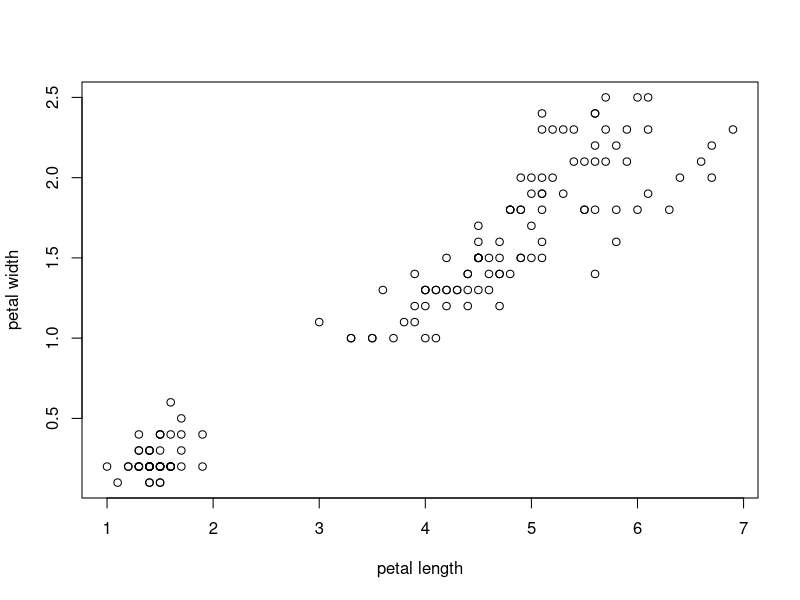
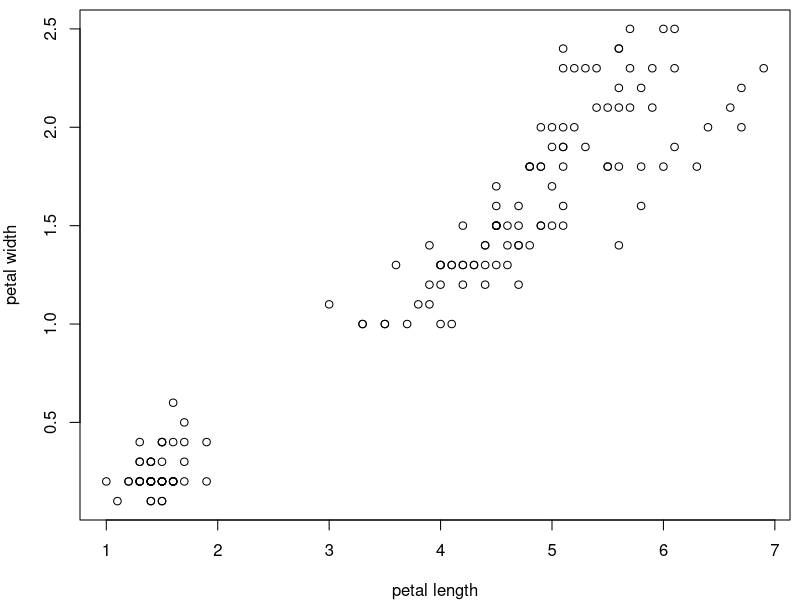
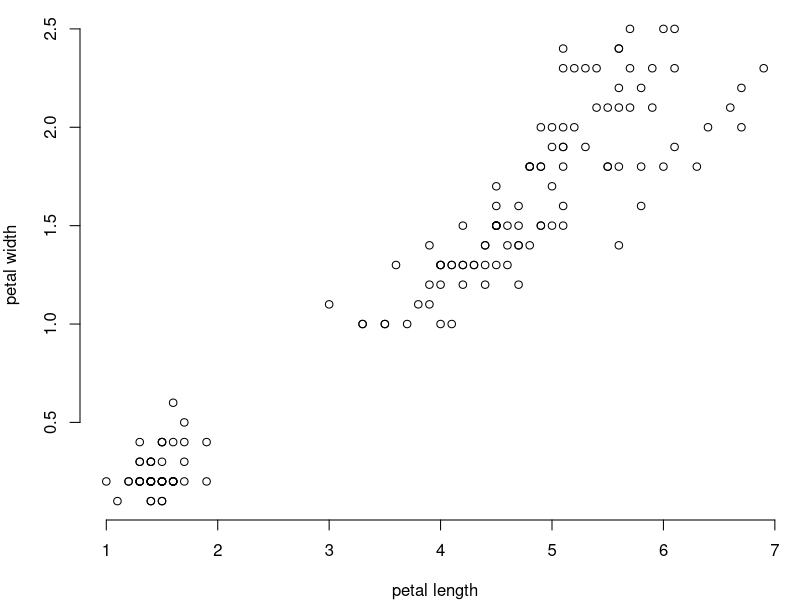
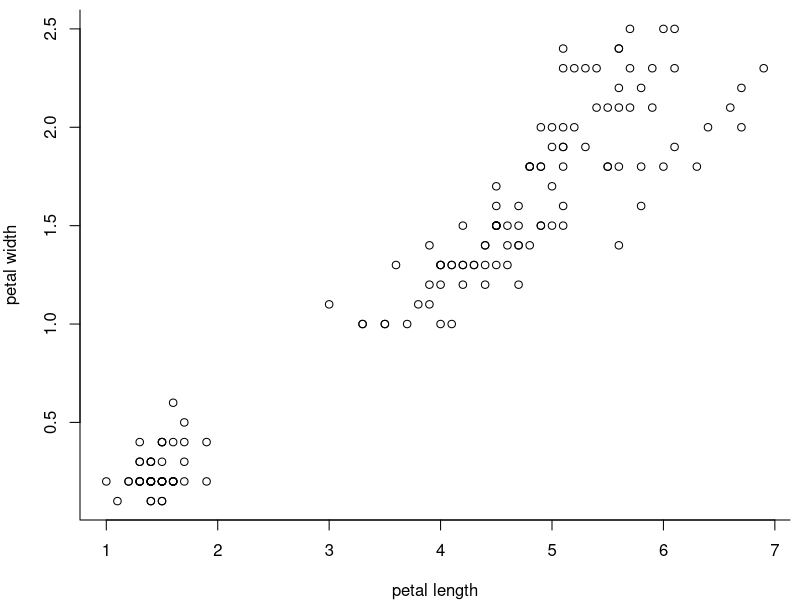
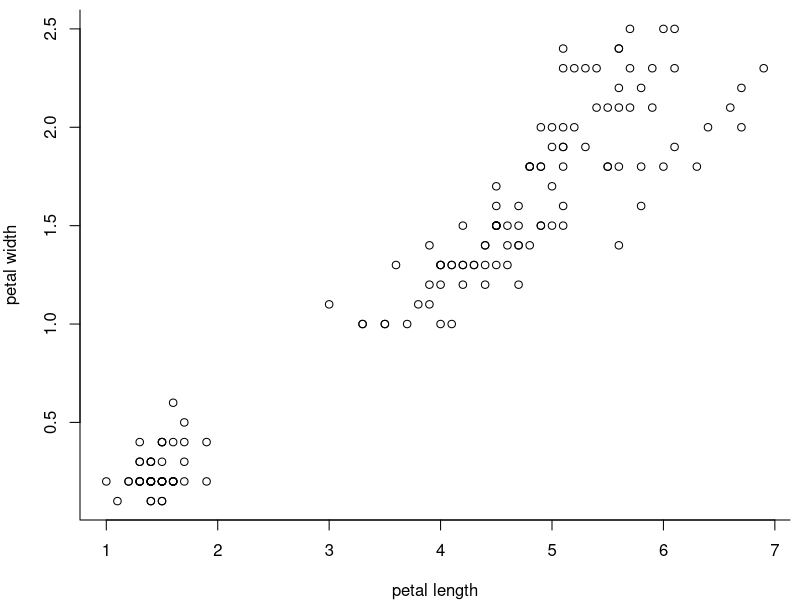
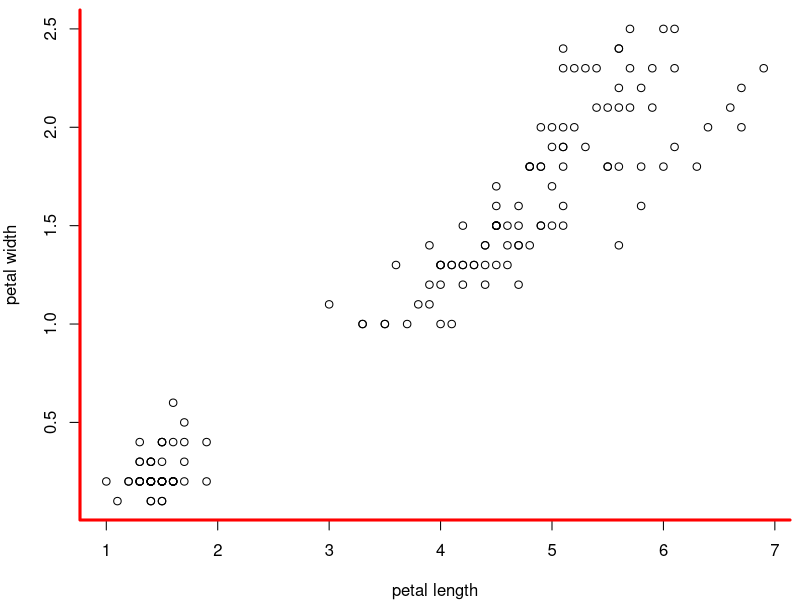
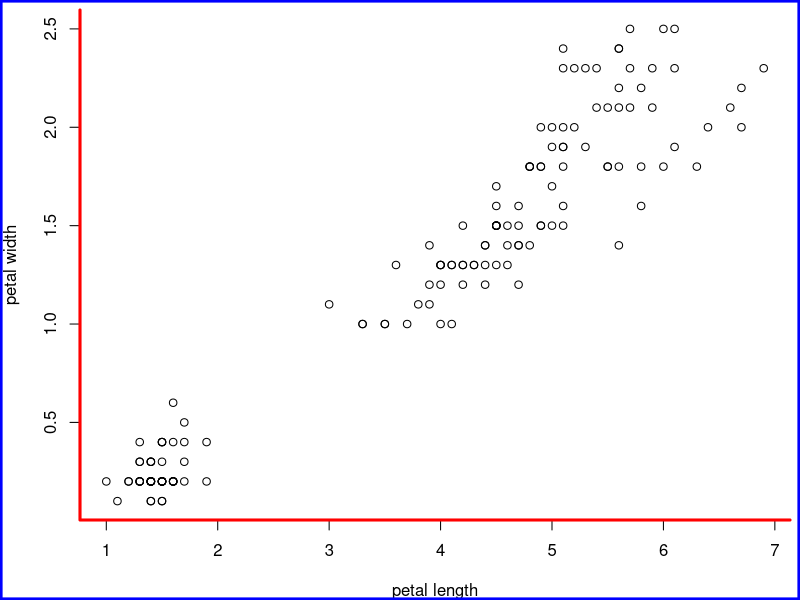
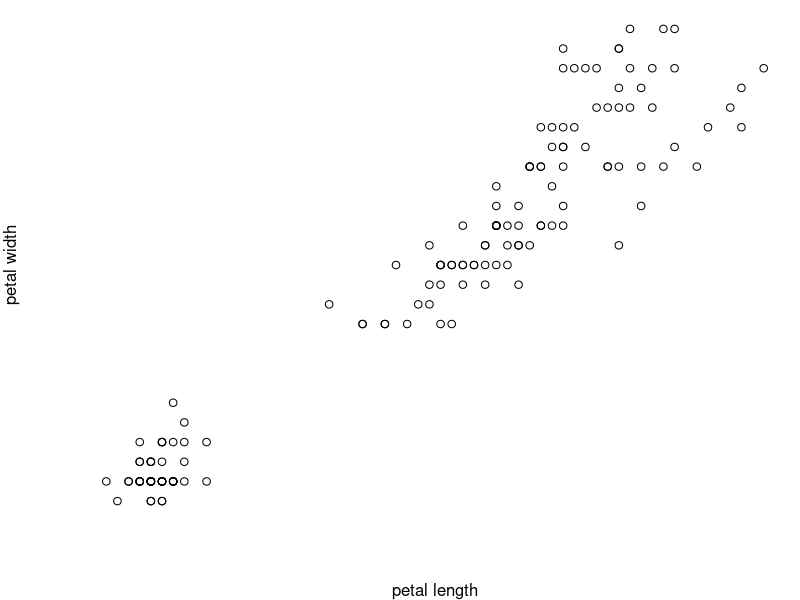

These charts were generated, in order, by the following R code:
## ---- chunk 1
if(!require(RColorBrewer)){
  install.packages("RColorBrewer",repos = "http://cran.us.r-project.org")
  library(RColorBrewer)
}
## ---- chunk 2
data("iris") #import like this is possible for R's inbuilt datasets
head(iris)
summary(iris) #dataset is present in the workspace with the dataset name
## ---- chunk 3
plot(iris$Petal.Length, #x coordinates
     iris$Petal.Width, #y coordinates
        xlab = "petal length",
        ylab = "petal width")
## ---- chunk 4
par(mar=c(4,4,0.5,0.5)) #mar for margin, 1 is bottom, 2 is left, 3 is top, 4 is right
plot(iris$Petal.Length,
     iris$Petal.Width,
        xlab = "petal length",
        ylab = "petal width")
## ---- chunk 5
par(mar=c(4,4,0.5,0.5)) 
plot(iris$Petal.Length,
     iris$Petal.Width,
        xlab = "petal length",
        ylab = "petal width",
     bty = "n") #no box
## ---- chunk 6
par(mar=c(4,4,0.5,0.5)) 
plot(iris$Petal.Length,
     iris$Petal.Width,
        xlab = "petal length",
        ylab = "petal width",
     bty = "l") # L-shaped box (bottom and left) 
## ---- chunk 7
par(mar=c(4,4,0.5,0.5)) 
plot(iris$Petal.Length,
     iris$Petal.Width,
        xlab = "petal length",
        ylab = "petal width",
     bty = "n") # no box here
box("plot",bty="l") #box is plotted here
## ---- chunk 8
par(mar=c(4,4,0.5,0.5)) 
plot(iris$Petal.Length,
     iris$Petal.Width,
        xlab = "petal length",
        ylab = "petal width",
     bty = "n") 
box("plot",bty="l",
    col="red", #red line
    lwd=3) #thick line
## ---- chunk 9
par(mar=c(4,4,0.5,0.5)) 
plot(iris$Petal.Length,
     iris$Petal.Width,
        xlab = "petal length",
        ylab = "petal width",
     bty = "n") 
box("plot",bty="l",
    col="red", 
    lwd=3) 
box("figure",bty="o", #box around the figure
    col="blue",
    lwd=5) #extra fat so we can see it
## ---- chunk 10
par(mar=c(4,4,0.5,0.5)) 
plot(iris$Petal.Length,
     iris$Petal.Width,
     xlab = "petal length",
     ylab = "petal width",
     bty = "n", # no box, so we see the axes
     axes=F) #no axes
## ---- chunk 11
par(mar=c(4,4,0.5,0.5)) 
plot(iris$Petal.Length,
     iris$Petal.Width,
     xlab = "petal length",
     ylab = "petal width",
     bty = "n", # no box, so we see the axes
     xaxt="n") #no x-axis (yaxt = "n" would suppress the y axis)
## ---- chunk 12
par(mar=c(3.2,3.2,0.5,0.5),
    mgp=c(2,0.5,0), #distance of axis label, axis values, and axis position to plot
    tcl=-0.3) #tick length (- indicates that it goes into the margin)
plot(iris$Petal.Length,
     iris$Petal.Width,
     xlab = "petal length",
     ylab = "petal width",
     bty = "l") 
## ---- chunk 13
par(mar=c(2,2,0.5,0.5),
    mgp=c(1,0,0), #distance of axis label, axis values, and axis position to plot
    tcl=0.4) #tick length goes into the plot
plot(iris$Petal.Length,
     iris$Petal.Width,
     xlab = "petal length",
     ylab = "petal width",
     bty = "o") 
## ---- chunk 14
par(mar=c(3.2,3.2,0.5,0.5),
    mgp=c(2,0.5,0),
    tcl=-0.3)
plot(iris$Petal.Length,
     iris$Petal.Width,
     xlab = "petal length",
     ylab = "petal width",
     bty = "l", 
     las = 1) # all letters horizontal (2 would be orthogonal to the axes)
## ---- chunk 15
par(mar=c(3,3,0.5,0.5),
    mgp=c(1.7,0.5,0),
    tcl=-0.3)
plot(iris$Petal.Length,
     iris$Petal.Width,
     xlab = "petal length",
     ylab = "petal width",
     bty = "l", 
     las = 1,
     cex.axis = 0.8) #size (1 is normal)
## ---- chunk 16
par(mar=c(3,3,0.5,0.5),
    mgp=c(1.7,0.5,0),
    tcl=-0.3)
plot(iris$Petal.Length,
     iris$Petal.Width,
     xlab = "petal length",
     ylab = "petal width",
     bty = "l", 
     las = 1,
     cex.axis = 0.8,
     font = 3)  # 1 is normal, 2 is fat
## ---- chunk 17
par(mar=c(3,3,0.5,0.5),
    mgp=c(1.7,0.2,0),
    tcl=-0.3)
plot(iris$Petal.Length,
     iris$Petal.Width,
     xlab = "petal length",
     ylab = "petal width",
     axes = F) #no axis 
axis(1, #x axis
     cex.axis = 0.8,
     font = 3,
     col.ticks ="blue",
     col.axis = "blue")
axis(2, #y axis
     cex.axis = 0.8,
     las = 1,
     font = 2,
     col.ticks ="red",
     col.axis = "red",
     mgp = c(1.7,0.5,0))
box("plot",bty="l")
## ---- chunk 18
par(mar=c(3,3,0.5,0.5),
    mgp=c(1.7,0.4,0),
    tcl=-0.3,
    cex.axis = 0.8)
plot(iris$Petal.Length,
     iris$Petal.Width,
     xlab = "petal length [mm]",
     ylab = "petal width [cm]",
     xaxt = "n", #no x-axis 
     bty="l",
     las=1)
axis(1, #x axis
     at = 1:7, #same values as before
     labels = 1:7 * 10) # values times 10
## ---- chunk 19
par(mar=c(3,3,0.5,0.5),
    mgp=c(1.7,0.4,0),
    tcl=-0.3,
    cex.axis = 0.8)
plot(iris$Petal.Length,
     iris$Petal.Width,
     xlab = "petal length",
     ylab = "petal width",
     xaxt = "n", #no x-axis 
     las=1,
     bty="l")
axis(1, #x axis
     at = 1:7, #same values as before
     labels = -7:-1) # bullshit values
## ---- chunk 20
par(mar=c(3,3,0.5,0.5),
    mgp=c(1.7,0.4,0),
    tcl=-0.3,
    cex.axis = 0.8)
plot(iris$Petal.Length,
     iris$Petal.Width,
     xlab = "petal length",
     ylab = "petal width",
     las=1,
     font.lab = 2,
     bty="l")
## ---- chunk 21
par(mar=c(2.4,3,0.5,0.5),
    mgp=c(1.7,0.4,0),
    tcl=-0.3,
    cex.axis = 0.8)
plot(iris$Petal.Length,
     iris$Petal.Width,
     ann = F, #no axis labels/annotions
     las=1,
     bty="l")
mtext("petal length", #text
      1, #side (bottom)
      1.2, #distance from plot
      font = 2, #font
      col = "darkgreen", #colour
      adj = 1) #position along the axis (0-1)
mtext("petal width", #text
      2, #side (left)
      1.9, #distance from plot
      font = 1, #font
      col = "blue", #colour
      adj = 0.8) #position along the axis (0-1)
## ---- chunk 22
par(mar=c(3.4,3.4,0.5,0.5),
    mgp=c(1.7,0.4,0),
    tcl=-0.3,
    cex.axis = 0.8)
plot(iris$Petal.Length,
     iris$Petal.Width,
     ann = F, #no axis labels/annotions
     las=1,
     bty="l")
mtext("petal length", #text
      1, #side (bottom)
      2.2, #distance from plot
      font = 2) #font
mtext("short", #text
      1, #side (bottom)
      1.2, #distance from plot
      adj = 0.1) #position 
mtext("long", #text
      1, #side (bottom)
      1.2, #distance from plot
      adj = 0.9) #position 
mtext("petal width", #text
      2, #side (left)
      2, #distance from plot
      font = 2) #font
## ---- chunk 23
par(mar=c(3,3,0.5,0.5),
    mgp=c(1.7,0.4,0),
    tcl=-0.3,
    cex.axis = 0.8)
plot(iris$Petal.Length,
     iris$Petal.Width,
     xlab = expression(paste("petal length [", 10^4, " ", mu ,"m]")),
     ylab = expression(paste("petal width [", 10^4, " ", mu ,"m]")),
     las=1,
     bty="l")
## ---- chunk 24
par(mar=c(3,3,0.5,0.5),
    mgp=c(1.7,0.4,0),
    tcl=-0.3,
    cex.axis = 0.8)
plot(iris$Petal.Length,
     iris$Petal.Width,
     xlab = "petal length",
     ylab = "petal width",
     log = "xy", #both axes logarithmic, you can chose x or y to have only one transformed
     las=1,
     bty="l")
## ---- chunk 25
par(mar=c(3,3,0.5,0.5),
    mgp=c(1.7,0.4,0),
    tcl=-0.3,
    cex.axis = 0.8)
plot(iris$Petal.Length,
     iris$Petal.Width,
     xlab = "petal length",
     ylab = "petal width",
     log = "xy", 
     xlim = c(0.1,10), #lower and upper end for x axis
     ylim = c(0.1,10), #lower and upper end for y axis
     las=1,
     bty="l")
## ---- chunk 26
par(mar=c(3,3,0.5,0.5),
    mgp=c(1.7,0.4,0),
    tcl=-0.3,
    cex.axis = 0.8)
plot(iris$Petal.Length,
     iris$Petal.Width,
     xlab = "petal length",
     ylab = "petal width",
     xlim = c(0.1,2), #lower and upper end for x axis, cutting off points
     ylim = c(0.1,2), #lower and upper end for y axis
     las=1,
     bty="l")
## ---- chunk 27
par(mar=c(3,3,0.5,0.5),
    mgp=c(1.7,0.5,0),
    tcl=-0.3)
plot(iris$Petal.Length,
     iris$Petal.Width,
     xlab = "petal length",
     ylab = "petal width",
     pch = 16, #see ?points for all shapes, e.g. 0 is an open square, 2,6,17 are triangles, 3,4 are crosses, 8 is a star
     bty = "l", 
     las = 1,
     cex.axis = 0.8) 
## ---- chunk 28
par(mar=c(3,3,0.5,0.5),
    mgp=c(1.7,0.5,0),
    tcl=-0.3)
plot(iris$Petal.Length,
     iris$Petal.Width,
     xlab = "petal length",
     ylab = "petal width",
     pch = 1:25, #all shapes
     bty = "l", 
     las = 1,
     cex.axis = 0.8) 
## ---- chunk 29
par(mar=c(3,3,0.5,0.5),
    mgp=c(1.7,0.5,0),
    tcl=-0.3)
plot(iris$Petal.Length,
     iris$Petal.Width,
     xlab = "petal length",
     ylab = "petal width",
     pch = c(15:17)[as.numeric(as.factor(iris$Species))], #three shapes, subsetted by species
     bty = "l", 
     las = 1,
     cex.axis = 0.8) 
## ---- chunk 30
par(mar=c(3,3,0.5,0.5),
    mgp=c(1.7,0.5,0),
    tcl=-0.3)
plot(iris$Petal.Length,
     iris$Petal.Width,
     xlab = "petal length",
     ylab = "petal width",
     pch = 16,
     col = c("blue","pink","orange")[as.numeric(as.factor(iris$Species))], #three colours, subsetted by species
     bty = "l", 
     las = 1,
     cex.axis = 0.8) 
## ---- chunk 31
par(mar=c(3,3,0.5,0.5),
    mgp=c(1.7,0.5,0),
    tcl=-0.3)
plot(iris$Petal.Length,
     iris$Petal.Width,
     xlab = "petal length",
     ylab = "petal width",
     pch = 16,
     col = brewer.pal(3,"Dark2")[as.numeric(as.factor(iris$Species))], #three colours from a palette
     bty = "l", 
     las = 1,
     cex.axis = 0.8) 
## ---- chunk 32
par(mar=c(3,3,0.5,0.5),
    mgp=c(1.7,0.5,0),
    tcl=-0.3)
plot(iris$Petal.Length,
     iris$Petal.Width,
     xlab = "petal length",
     ylab = "petal width",
     pch = 16,
     col = brewer.pal(9,"YlGnBu")[cut(iris$Petal.Width,9)], #nine colours by petal width
     bty = "l", 
     las = 1,
     cex.axis = 0.8) 
## ---- chunk 33
par(mar=c(3,3,0.5,0.5),
    mgp=c(1.7,0.5,0),
    tcl=-0.3)
plot(iris$Petal.Length,
     iris$Petal.Width,
     xlab = "petal length",
     ylab = "petal width",
     pch = 16,
     col = colorRampPalette(brewer.pal(9,"YlGnBu"))(256)[cut(iris$Petal.Width,256)], #256 colours
     bty = "l", 
     las = 1,
     cex.axis = 0.8) 
## ---- chunk 34
par(mar=c(3,3,0.5,0.5),
    mgp=c(1.7,0.5,0),
    tcl=-0.3)
plot(iris$Petal.Length,
     iris$Petal.Width,
     xlab = "petal length",
     ylab = "petal width",
     pch = 16,
     col = "red",
     cex = 2, #bigger symbols
     bty = "l", 
     las = 1,
     cex.axis = 0.8) 
## ---- chunk 35
par(mar=c(3,3,0.5,0.5),
    mgp=c(1.7,0.5,0),
    tcl=-0.3)
plot(iris$Petal.Length,
     iris$Petal.Width,
     xlab = "petal length",
     ylab = "petal width",
     pch = 16,
     col = "red",
     cex = as.numeric(as.factor(iris$Species))/2, #point size by species
     bty = "l", 
     las = 1,
     cex.axis = 0.8) 
## ---- chunk 36
par(mar=c(3,3,0.5,0.5),
    mgp=c(1.7,0.5,0),
    tcl=-0.3)
plot(iris$Petal.Length,
     iris$Petal.Width,
     xlab = "petal length",
     ylab = "petal width",
     pch = 16,
     col = "red",
     cex = sqrt(iris$Petal.Length)/2, #point size by petal length
     bty = "l", 
     las = 1,
     cex.axis = 0.8) 
## ---- chunk 37
par(mar=c(3,3,0.5,0.5),
    mgp=c(1.7,0.5,0),
    tcl=-0.3)
plot(iris$Petal.Length,
     iris$Petal.Width,
     xlab = "petal length",
     ylab = "petal width",
     pch = 16,
     cex = sqrt(iris$Petal.Length)/4, #point size by petal length
     bty = "l", 
     las = 1,
     cex.axis = 0.8) 
points(iris$Petal.Length,
     iris$Petal.Width,
     pch = 1,
     col = "green",
     cex = iris$Petal.Length^2/8, #point size by petal length
     bty = "l", 
     las = 1,
     cex.axis = 0.8) 
## ---- chunk 38
par(mar=c(3,3,0.5,0.5),
    mgp=c(1.7,0.5,0),
    tcl=-0.3)
plot(iris$Petal.Length,
     iris$Petal.Width,
     xlab = "petal length",
     ylab = "petal width",
     type = "n", #nothing plotted
     bty = "l", 
     las = 1,
     cex.axis = 0.8) 
## ---- chunk 39
par(mar=c(3,3,0.5,0.5),
    mgp=c(1.7,0.5,0),
    tcl=-0.3)
plot(iris$Petal.Length,
     iris$Petal.Width,
     xlab = "petal length",
     ylab = "petal width",
     type = "n", #nothing plotted
     bty = "l", 
     las = 1,
     cex.axis = 0.8) 
for(p in 1:nrow(iris)){
  points(iris$Petal.Length[p],
     iris$Petal.Width[p],
     pch = sample(1:25,1), #random symbol
     cex = rnorm(1,1,1), #random size
     col = rgb(runif(1),runif(1),runif(1))) #random RGB colour
}
## ---- chunk 40
par(mar=c(3,3,0.5,0.5),
    mgp=c(1.7,0.5,0),
    tcl=-0.3)
plot(iris$Petal.Length,
     iris$Petal.Width,
     xlab = "petal length",
     ylab = "petal width",
     pch = 16,
     col = brewer.pal(3,"Dark2")[as.numeric(as.factor(iris$Species))], #three colours from a palette
     bty = "l", 
     las = 1,
     cex.axis = 0.8) 
legend("topleft", #position - there's also e.g. "bottom" or "right"
       legend = levels(as.factor(iris$Species)), #if you use the factors as in the plot, the names are correct
       col = brewer.pal(3,"Dark2"), #colours
       pch = 16, #symbol
       title = "species", #you can have a title
       cex = 0.8, # smaller text and symbols
       bty = "n") #I like to not have a box around
## ---- chunk 41
par(mar=c(3,3,0.5,0.5),
    mgp=c(1.7,0.5,0),
    tcl=-0.3)
plot(iris$Petal.Length,
     iris$Petal.Width,
     xlab = "petal length",
     ylab = "petal width",
     pch = 16,
     col = brewer.pal(3,"Dark2")[as.numeric(as.factor(iris$Species))], #three colours from a palette
     bty = "l", 
     las = 1,
     cex.axis = 0.8) 
legend("topleft", #position - there's also e.g. "bottom" or "right"
       legend = c("versicolor","setosa","virginica"), #wrong names
       col = c("grey",brewer.pal(3,"Dark2")), # an extra colour?
       pch = 17, # not our symbol
       fill= "grey90", #weird grey boxes
       border = NA,
       title = "wrong legend", 
       cex = 0.8, 
       bty = "n") 
## ---- chunk 42
par(mar=c(3,3,0.5,0.5),
    mgp=c(1.7,0.5,0),
    tcl=-0.3)
plot(iris$Petal.Length,
     iris$Petal.Width,
     xlab = "petal length",
     ylab = "petal width",
     type = "h", #vertical lines
     col = brewer.pal(3,"Dark2")[as.numeric(as.factor(iris$Species))], 
     bty = "l", 
     las = 1,
     cex.axis = 0.8) 
## ---- chunk 43
par(mar=c(3,3,0.5,0.5),
    mgp=c(1.7,0.5,0),
    tcl=-0.3)
plot(iris$Petal.Length,
     iris$Petal.Width,
     xlab = "petal length",
     ylab = "petal width",
     type = "l", # lines
     bty = "l", 
     las = 1,
     cex.axis = 0.8) 
## ---- chunk 44
par(mar=c(3,3,0.5,0.5),
    mgp=c(1.7,0.5,0),
    tcl=-0.3)
plot(iris$Petal.Length[order(iris$Petal.Length,iris$Petal.Width)],
     iris$Petal.Width[order(iris$Petal.Length,iris$Petal.Width)], #both coordinates ordered first by x then y
     xlab = "petal length",
     ylab = "petal width",
     type = "l", # lines
     bty = "l", 
     las = 1,
     cex.axis = 0.8) 
## ---- chunk 45
par(mar=c(3,3,0.5,0.5),
    mgp=c(1.7,0.5,0),
    tcl=-0.3)
plot(iris$Petal.Length[order(iris$Petal.Length,iris$Petal.Width)],
     iris$Petal.Width[order(iris$Petal.Length,iris$Petal.Width)], #both coordinates ordered first by x then y
     xlab = "petal length",
     ylab = "petal width",
     type = "o", # lines and points
     pch = 16, #filled circles
     lty = 3, #dash line
     col = brewer.pal(3,"Dark2")[as.numeric(as.factor(iris$Species))[order(iris$Petal.Length,iris$Petal.Width)]], #color (lines take the first, hm)
     bty = "l", 
     las = 1,
     cex.axis = 0.8) 
## ---- chunk 46
par(mar=c(3,3,0.5,0.5),
    mgp=c(1.7,0.5,0),
    tcl=-0.3)
plot(iris$Petal.Length,
     iris$Petal.Width, #no sorting necessary
     xlab = "petal length",
     ylab = "petal width",
     type = "p", # back to points
     pch = 16, 
     col = brewer.pal(3,"Dark2")[as.numeric(as.factor(iris$Species))], 
     bty = "l", 
     las = 1,
     cex.axis = 0.8) 
#center points:
iris_centers <- aggregate(iris[,1:4],list(iris$Species),mean) #mean value per species
points(iris_centers$Petal.Length, #center points
       iris_centers$Petal.Width,
       col = brewer.pal(3,"Dark2"),  # coloured as above
       pch = 1, #open circle
       cex = 1.5)  #bit bigger
for(i in 1:nrow(iris)){ #one line per point from center
  currSpec <- iris$Species[i] #species of this point
  lines(x = c(iris_centers$Petal.Length[iris_centers$Group.1 == currSpec], #x coordinate of center
              iris$Petal.Length[i]), #x coordinate of point
        y = c(iris_centers$Petal.Width[iris_centers$Group.1 == currSpec], #y coordinate of center
              iris$Petal.Width[i]), #y coordinate of point
        lty = 2, #dashed line
        lwd = 0.6, #thinner
        col = brewer.pal(3,"Dark2")[which(levels(as.factor(iris$Species))==currSpec)]) #appropriate color
}
## ---- chunk 47
par(mar=c(3,3,0.5,0.5),
    mgp=c(1.7,0.5,0),
    tcl=-0.3)
plot(iris$Petal.Length,
     iris$Petal.Width, #no sorting necessary
     xlab = "petal length",
     ylab = "petal width",
     type = "p", # back to points
     pch = 16, 
     col = brewer.pal(3,"Dark2")[as.numeric(as.factor(iris$Species))], 
     bty = "l", 
     las = 1,
     cex.axis = 0.8) 
#text at center points:
text(iris_centers$Petal.Length, #center points
     iris_centers$Petal.Width,
     col = brewer.pal(3,"Dark2"),  # coloured as above
     font = 4, #bold italic
     labels = iris_centers$Group.1, #species names
     cex = 1.5)  #bit bigger
## ---- chunk 48
par(mar=c(3,3,0.5,0.5),
    mgp=c(1.7,0.5,0),
    tcl=-0.3)
plot(iris$Petal.Length,
     iris$Petal.Width, #no sorting necessary
     xlab = "petal length",
     ylab = "petal width",
     type = "p", # back to points
     pch = 16, 
     col = brewer.pal(3,"Dark2")[as.numeric(as.factor(iris$Species))], 
     bty = "l", 
     las = 1,
     cex.axis = 0.8,
     xlim = c(0,7), #give both axes the same range
     ylim = c(0,7))  #give both axes the same range
abline(a=0, #diagonal, cutting y at 0
       b=1, #diagonal, 45 degrees
       lty=3)
## ---- chunk 49
par(mar=c(3,3,0.5,0.5),
    mgp=c(1.7,0.5,0),
    tcl=-0.3)
plot(iris$Petal.Length,
     iris$Petal.Width, #no sorting necessary
     xlab = "petal length",
     ylab = "petal width",
     type = "p", # back to points
     pch = 16, 
     col = c("red","grey20")[1+as.numeric(iris$Petal.Width>1.2)], #colour changes at 1.2
     bty = "l", 
     las = 1,
     cex.axis = 0.8)  #give both axes the same range
abline(h=1.2, # horizontal line at 1 
       lty=3)
## ---- chunk 50
par(mar=c(3,3,0.5,0.5),
    mgp=c(1.7,0.5,0),
    tcl=-0.3)
plot(iris$Petal.Length,
     iris$Petal.Width, #no sorting necessary
     xlab = "petal length",
     ylab = "petal width",
     type = "p", # back to points
     pch = 16, 
     col = brewer.pal(3,"Dark2")[as.numeric(as.factor(iris$Species))], 
     bty = "l", 
     las = 1,
     cex.axis = 0.8) 
#linear trend for all points:
abline(lm(iris$Petal.Width ~ iris$Petal.Length), #linear model
      col = "grey30",
      lwd = 2)
## ---- chunk 51
par(mar=c(3,3,0.5,0.5),
    mgp=c(1.7,0.5,0),
    tcl=-0.3)
plot(iris$Petal.Length,
     iris$Petal.Width, 
     xlab = "petal length",
     ylab = "petal width",
     type = "p", 
     xlim = c(0,8), #a bit bigger part of the axes to see the difference to abline
     ylim = c(0,3),
     xaxs = "i", #no negative parts on the axis
     yaxs = "i", #no negative parts on the axis
     pch = 16, 
     col = brewer.pal(3,"Dark2")[as.numeric(as.factor(iris$Species))], 
     bty = "l", 
     las = 1,
     cex.axis = 0.8) 
# points to predict:
new <- data.frame(Petal.Length=seq(min(iris$Petal.Length),
                                   max(iris$Petal.Length),
                                   length.out = 100))
#linear trend for all points:
lines(new$Petal.Length,
      predict(lm(Petal.Width ~ Petal.Length, data=iris), #linear model
              newdata = new,
              se.fit=T,
              interval = "prediction")$fit[,1],
      col = "grey30",
      lwd = 2)
